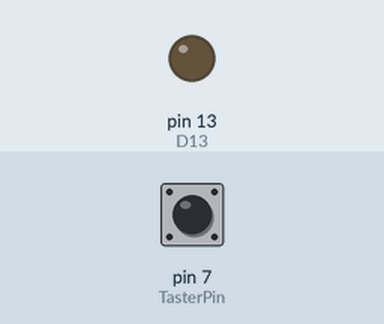
Simulated run of this sketch. Board: Arduino Uno, built with avr-gcc and run on an emulated ATmega328P. Shown: output pins drawn as LEDs (lit = HIGH). Dashed ring = blinking. The inputs (shaded band) are chosen by the test bench; at power-on: pin 7 (TasterPin) LOW.

Above: at 1.2 s.
1.3 s: pin 7 (TasterPin) pulled HIGH for 3.2 s
At 1.7 s:
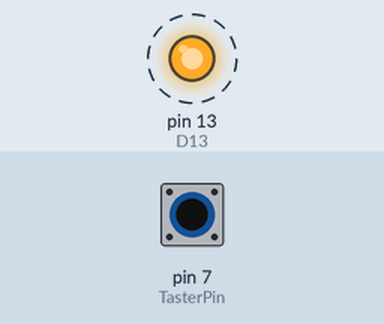
Timing chart, 0 to 5.8 s (numbered marks = the images above; inputs shaded):
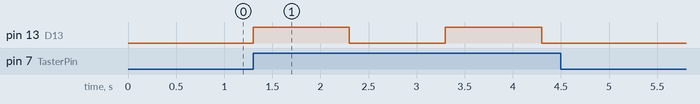

Measured:
- after the input at 1.3 s, pin 13 (D13): alternates HIGH for 1.0 s and LOW for 1.0 s, 4 changes in all, then stays LOW, starting at once

The sketch:

taster.ino
```cpp
// cndrbrbr, 2024
// LED Intern Taster an Pin 6

int TasterPin = 7;

// speichert den Status der LED: 0 = aus, 1 = ein
int StatusTaster = 0;
int secs = 0;

void Blink (int duration,int times){
  for (int i = 0;i<times;i++){
      digitalWrite(LED_BUILTIN, HIGH); // LED-Spannung wird auf High gesetzt, die LED leuchtet.
      delay(duration); // Wartezeit in Millisekunden - die LED leuchtet weiterhin.
      digitalWrite(LED_BUILTIN, LOW); // LED-Spannung wird auf LOW gesetzt, die LED erlischt.
      delay(duration); // Wartezeit in Millisekunden - die LED ist weiterhin aus.
  }
}
void setup()
{
  // LED wird als OUTPUT (Ausgang) definiert
  pinMode(LED_BUILTIN, OUTPUT); // D13 (LED_BUILTIN) wird als Output festgelegt.

  // der Taster wird als INPUT (Eingang) deklariert
  pinMode(TasterPin, INPUT);
}

void loop()
{
  //secs = millis();
  // Taster abfragen
  StatusTaster = digitalRead(TasterPin);

  // wenn der Taster gedrückt wurde
  if (StatusTaster == HIGH)
  {
    // LED für 5 Sekunden (5000 ms) einschalten
    Blink (1000,1);

  }
}
```
